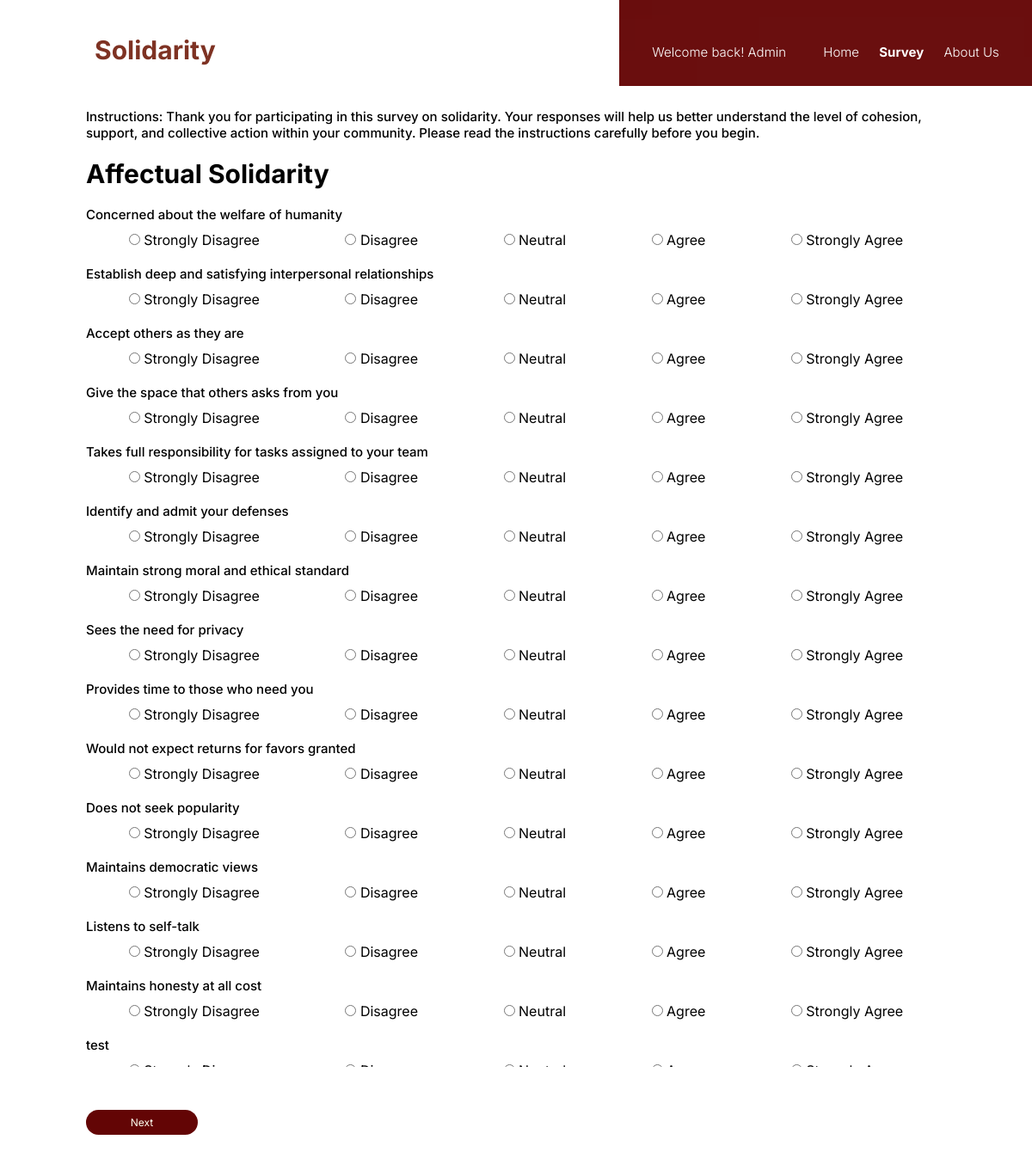
/?page=Survey (signed in), run on the app's committed database.
### tables this page shows
CREATE TABLE `questions` (
  `question_id` int(11) NOT NULL,
  `question` text NOT NULL,
  `category` varchar(255) DEFAULT NULL,
  `status` enum('Active','Archived') DEFAULT 'Active',
  `date_created` date DEFAULT curdate(),
  `category_id` int(11) DEFAULT NULL
);

### pages/survey.php (the view, shortened to what this page needs)
<?php
$stmt = $conn->prepare('SELECT * FROM categories');
$stmt->execute();
$result = $stmt->get_result();
$categories = $result->fetch_all(MYSQLI_ASSOC);
$categoryNames = array_column($categories, 'name');
$categoryNames = array_values($categoryNames);
$category = $_GET['category'] ?? $categoryNames[0];
$index = array_search($category, $categoryNames);
if ($index !== false && $index < count($categoryNames) - 1) {
    $nextIndex = $index + 1;
    $nextCategory = $categories[$nextIndex]['name'];
    $nextLink = "?page=Survey&category=$nextCategory";
} else {
    $nextLink = "?page=Survey";
    $prevLink = "?page=Survey";
}
$sql = "SELECT * FROM questions WHERE status = 'Active'";
$stmt = $conn->prepare($sql);
$stmt->execute();
$result = $stmt->get_result();
$questions = $result->fetch_all(MYSQLI_ASSOC);
?>
<!DOCTYPE html>
<html lang="en">
<head>
    <link rel="stylesheet" href="styles/survey.css">
</head>
<body>
    <div class="survey main">
        <h2>Solidarity</h2>
        <p>Instructions: Thank you for participating in this survey on solidarity. Your responses will help us better
            understand the level of cohesion, support, and collective action within your community. Please read the
            instructions carefully before you begin.</p>
        <?php if (!empty($questions)) { ?>
            <h1 class="surveyh1"><?= htmlspecialchars($category) ?></h1>
            <form id="form" action="./database/respond.php" method="POST">
                <div class="questions">
                    <?php foreach ($questions as $row):
                        $stmt = $conn->prepare("SELECT * FROM responses WHERE account_id = ? AND question_id = ?");
                        $stmt->bind_param("ii", $_SESSION['user_id'], $row['question_id']);
                        $stmt->execute();
                        $result = $stmt->get_result();
                        $rowres = $result->fetch_assoc();
                        $rows = $result->num_rows;
                        if ($rows > 0) {
                            $answered = true;
                            if ($category == $row['category']) {
                                ?>
                                <script>
                                    document.getElementById('form').addEventListener('submit', function (e) {
                                        e.preventDefault();
                                        window.location.href = './' + '<?= $nextLink ?>'
                                    })
                                </script>
                                <div class="question">
                                    <p><?= htmlspecialchars($row['question']) ?></p>
                                    <div class="choices">
                                        <?php
                                        $choices = ["Strongly Disagree", "Disagree", "Neutral", "Agree", "Strongly Agree"];
                                        foreach ($choices as $key => $label): ?>
                                            <label>
                                                <input type="radio" name="choice[<?= $row['question_id'] ?>]" value="<?= $key + 1 ?>" required disabled <?= ($rowres['response_data'] == $key + 1) ? 'checked' : ''  ?>>
                                                <?= $label ?>
                                            </label>
                                        <?php endforeach; ?>
                                    </div>
                                </div>
                            <?php }
                        } else {
                            $answered = false;
                            if ($category == $row['category']) {
                                ?>
                                <div class="question">
                                    <p><?= htmlspecialchars($row['question']) ?></p>
                                    <div class="choices">
                                        <?php
                                        $choices = ["Strongly Disagree", "Disagree", "Neutral", "Agree", "Strongly Agree"];
                                        foreach ($choices as $key => $label):
                                            ?>
                                            <label>
                                                <input type="radio" name="choice[<?= $row['question_id'] ?>]"
                                                    value="<?= $key + 1 ?>" required>
                                                <?= $label ?>
                                            </label>
                                        <?php endforeach; ?>
                                    </div>
                                </div>
                            <?php }
                        }
                    endforeach;
                    ?>
                </div>
                <div class="bottom-btn">
                <?php
                if ($index >= count($categoryNames) -1): ?>
                    <?php
                    if ($answered): ?>
                       <button type="submit" formnovalidate name="action" value="prev" class="next">
                                Previous
                        </button>
                    <?php else : ?>
                    <button type="submit" formnovalidate name="action" value="prev" class="next">
                            Previous
                    </button>
                    <button type="submit"  id="sub" class="next"  onclick="return confirm('Are you sure you want to submit?');">
                        Submit
                    </button>
                <?php endif; ?>
                <?php else : ?>
                    <button type="submit" name="action" value="next" class="next">
                            Next
                    </button>
                <?php endif; ?>
                </div>
            </form>
        <?php } else { ?>
            <h1 class="w">No questions...</h1>
        <?php } ?>
    </div>
</body>
</html>

### styles/header.css (style rules this page uses)
* { margin: 0; }

### styles/index.css (style rules this page uses)
:root { --online: #44b700; --offline: #b74400; }
body { margin: 0; font-size: 16px; font-family: -apple-system, BlinkMacSystemFont, 'Segoe UI', 'Roboto', 'Oxygen', 'Ubuntu', 'Cantarell', 'Fira Sans', 'Droid Sans', 'Helvetica Neue', sans-serif; -webkit-font-smoothing: antialiased; -moz-osx-font-smoothing: grayscale; }
.main * { font-family: 'Inter'; }
.main h2 { color: #7E3223; padding-top: 40px; padding-left: 10px; font-size: 30px; font-weight: 700; padding-bottom: 50px; }
.main p { font-weight: 500; font-size: 15px; padding-right: 100px; color: #000000; }
.main { display: block !important; padding-left: 100px; width: 100%; box-sizing: border-box; }

### styles/survey.css (style rules this page uses)
.surveyh1 { font-size: 30px !important; font-weight: bolder; margin-top: 20px; line-height: unset; }
.choices { position: relative; width: 100%; display: flex; justify-content: space-around; margin-top: 10px; }
.questions { height: 60vh; overflow-y: auto; }
.question { margin-right: 100px; margin-top: 20px; }
.next { margin-top: 50px; display: block; cursor: pointer; padding-block: 7px; background-color: #630505; width: 130px; text-align: center; font-size: 12px; margin-right: 20px; border-radius: 20px; user-select: none; color: #FFFFF0; border: 0; text-decoration: none; }
.bottom-btn { display: flex; margin-left: auto; }

### data on the page
questions: question "Concerned about the welfare of humanity", label "Strongly Disagree", label "Disagree", label "Neutral", label "Agree", label "Strongly Agree"
questions: question "Establish deep and satisfying interpersonal relationships", label "Strongly Disagree", label "Disagree", label "Neutral", label "Agree", label "Strongly Agree"
questions: question "Accept others as they are", label "Strongly Disagree", label "Disagree", label "Neutral", label "Agree", label "Strongly Agree"
questions: question "Give the space that others asks from you", label "Strongly Disagree", label "Disagree", label "Neutral", label "Agree", label "Strongly Agree"
questions: question "Takes full responsibility for tasks assigned to your team", label "Strongly Disagree", label "Disagree", label "Neutral", label "Agree", label "Strongly Agree"
questions: question "Identify and admit your defenses", label "Strongly Disagree", label "Disagree", label "Neutral", label "Agree", label "Strongly Agree"
questions: question "Maintain strong moral and ethical standard", label "Strongly Disagree", label "Disagree", label "Neutral", label "Agree", label "Strongly Agree"
questions: question "Sees the need for privacy", label "Strongly Disagree", label "Disagree", label "Neutral", label "Agree", label "Strongly Agree"
questions: question "Provides time to those who need you", label "Strongly Disagree", label "Disagree", label "Neutral", label "Agree", label "Strongly Agree"
questions: question "Would not expect returns for favors granted", label "Strongly Disagree", label "Disagree", label "Neutral", label "Agree", label "Strongly Agree"
questions: question "Does not seek popularity", label "Strongly Disagree", label "Disagree", label "Neutral", label "Agree", label "Strongly Agree"
questions: question "Maintains democratic views", label "Strongly Disagree", label "Disagree", label "Neutral", label "Agree", label "Strongly Agree"
questions: question "Listens to self-talk", label "Strongly Disagree", label "Disagree", label "Neutral", label "Agree", label "Strongly Agree"
questions: question "Maintains honesty at all cost", label "Strongly Disagree", label "Disagree", label "Neutral", label "Agree", label "Strongly Agree"
questions: question "test"

### other printed values
$_SESSION['user_name'] "Admin"
$category "Affectual Solidarity"
